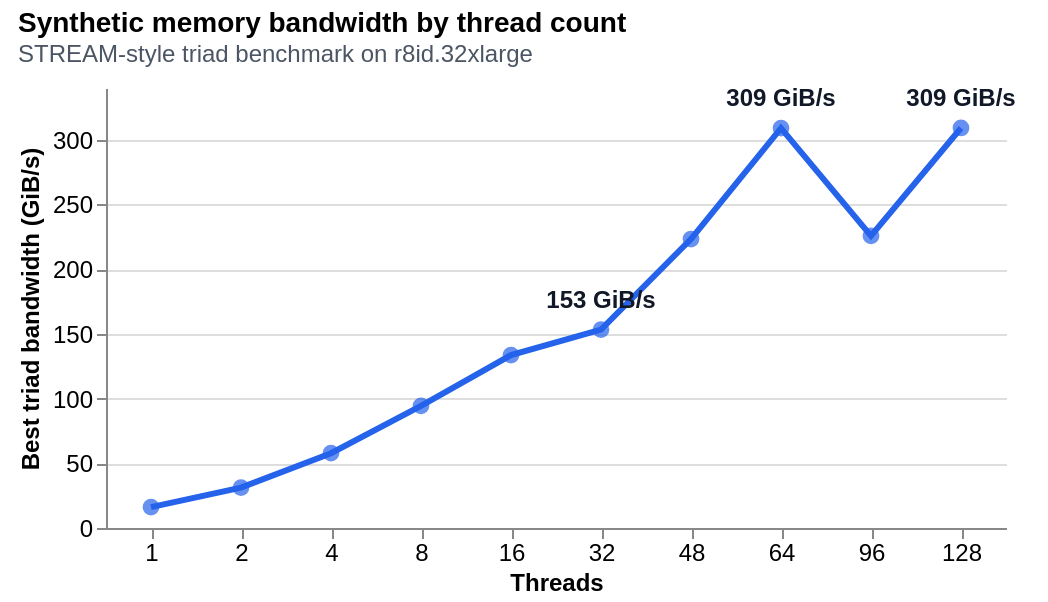

The specification (Vega-Lite) saved for this image:
### Vega-Lite specification from a JSON file in a GitHub repository (floating-point values rounded to 4 significant figures)
{"$schema": "https://vega.github.io/schema/vega-lite/v5.json", "description": "STREAM-style triad memory bandwidth benchmark on r8id.32xlarge by thread count.", "title": {"text": "Synthetic memory bandwidth by thread count", "subtitle": "STREAM-style triad benchmark on r8id.32xlarge", "anchor": "start", "fontSize": 14, "subtitleFontSize": 12, "subtitleColor": "#4b5563", "offset": 10}, "width": 450, "height": 220, "padding": {"left": 8, "right": 16, "top": 4, "bottom": 4}, "config": {"view": {"stroke": null}, "axis": {"labelFontSize": 12, "titleFontSize": 12}}, "data": {"values": [{"thread_count": 1, "bandwidth_gib_per_second": 16.1, "bandwidth_label": "16 GiB/s", "relative_to_64_threads": 0.05, "duration_seconds": 28.31, "min_time_seconds": 1.114, "avg_time_seconds": 1.126, "max_time_seconds": 1.136, "show_label": false}, {"thread_count": 2, "bandwidth_gib_per_second": 31.2, "bandwidth_label": "31 GiB/s", "relative_to_64_threads": 0.1, "duration_seconds": 15.58, "min_time_seconds": 0.5739, "avg_time_seconds": 0.5983, "max_time_seconds": 0.6163, "show_label": false}, {"thread_count": 4, "bandwidth_gib_per_second": 57.8, "bandwidth_label": "58 GiB/s", "relative_to_64_threads": 0.19, "duration_seconds": 8.789, "min_time_seconds": 0.3091, "avg_time_seconds": 0.323, "max_time_seconds": 0.3486, "show_label": false}, {"thread_count": 8, "bandwidth_gib_per_second": 94.4, "bandwidth_label": "94 GiB/s", "relative_to_64_threads": 0.31, "duration_seconds": 5.626, "min_time_seconds": 0.1893, "avg_time_seconds": 0.1976, "max_time_seconds": 0.2281, "show_label": false}, {"thread_count": 16, "bandwidth_gib_per_second": 133.6, "bandwidth_label": "134 GiB/s", "relative_to_64_threads": 0.43, "duration_seconds": 4.338, "min_time_seconds": 0.1338, "avg_time_seconds": 0.1389, "max_time_seconds": 0.1695, "show_label": false}, {"thread_count": 32, "bandwidth_gib_per_second": 153.3, "bandwidth_label": "153 GiB/s", "relative_to_64_threads": 0.5, "duration_seconds": 3.974, "min_time_seconds": 0.1166, "avg_time_seconds": 0.1195, "max_time_seconds": 0.1382, "show_label": true}, {"thread_count": 48, "bandwidth_gib_per_second": 223.3, "bandwidth_label": "223 GiB/s", "relative_to_64_threads": 0.72, "duration_seconds": 3.196, "min_time_seconds": 0.0801, "avg_time_seconds": 0.0807, "max_time_seconds": 0.0874, "show_label": false}, {"thread_count": 64, "bandwidth_gib_per_second": 309.0, "bandwidth_label": "309 GiB/s", "relative_to_64_threads": 1.0, "duration_seconds": 2.772, "min_time_seconds": 0.0579, "avg_time_seconds": 0.0581, "max_time_seconds": 0.0587, "show_label": true}, {"thread_count": 96, "bandwidth_gib_per_second": 225.7, "bandwidth_label": "226 GiB/s", "relative_to_64_threads": 0.73, "duration_seconds": 3.254, "min_time_seconds": 0.0792, "avg_time_seconds": 0.0796, "max_time_seconds": 0.0799, "show_label": false}, {"thread_count": 128, "bandwidth_gib_per_second": 309.1, "bandwidth_label": "309 GiB/s", "relative_to_64_threads": 1.0, "duration_seconds": 3.305, "min_time_seconds": 0.0578, "avg_time_seconds": 0.0582, "max_time_seconds": 0.0586, "show_label": true}]}, "encoding": {"x": {"field": "thread_count", "type": "ordinal", "title": "Threads", "sort": [1, 2, 4, 8, 16, 32, 48, 64, 96, 128], "axis": {"labelAngle": 0}}, "y": {"field": "bandwidth_gib_per_second", "type": "quantitative", "title": "Best triad bandwidth (GiB/s)", "scale": {"domain": [0, 340]}}}, "layer": [{"mark": {"type": "line", "strokeWidth": 3, "color": "#2563eb"}}, {"mark": {"type": "point", "filled": true, "size": 70, "color": "#2563eb"}, "encoding": {"tooltip": [{"field": "thread_count", "type": "ordinal", "title": "Threads"}, {"field": "bandwidth_gib_per_second", "type": "quantitative", "title": "Bandwidth (GiB/s)", "format": ".1f"}, {"field": "relative_to_64_threads", "type": "quantitative", "title": "Relative to 64 threads", "format": ".2f"}, {"field": "avg_time_seconds", "type": "quantitative", "title": "Average triad time (s)", "format": ".4f"}, {"field": "min_time_seconds", "type": "quantitative", "title": "Minimum triad time (s)", "format": ".4f"}, {"field": "max_time_seconds", "type": "quantitative", "title": "Maximum triad time (s)", "format": ".4f"}]}}, {"transform": [{"filter": "datum.show_label"}], "mark": {"type": "text", "align": "center", "baseline": "bottom", "dy": -8, "fontSize": 12, "fontWeight": 700, "color": "#111827"}, "encoding": {"text": {"field": "bandwidth_label"}}}]}
